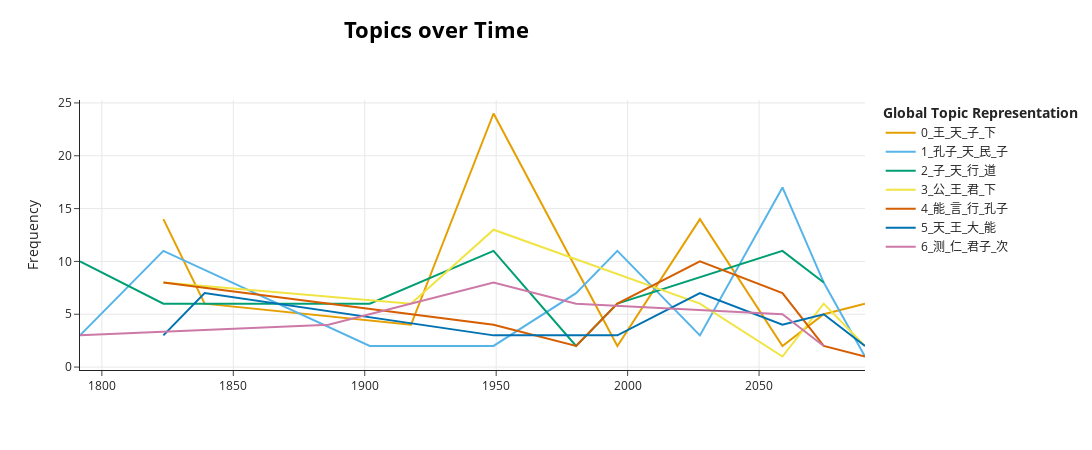

The notebook cell saved with this chart:
### Code cell
# Compute the topics over time with global and evolution tuning
topics_over_time = topic_model.topics_over_time(data_set, timestamp, global_tuning=True, 
                                                evolution_tuning=True, nr_bins=20, datetime_format="%Y")
# Visualize the topics over time for the top 2 topics
topic_model.visualize_topics_over_time(topics_over_time, top_n_topics=7)

### Figure 1 — Plotly figure (JSON) as saved in the notebook; plotly's stock layout.template omitted (floating-point values rounded to 4 significant figures)
{"data": [{"hoverinfo": "text", "hovertext": ["<b>Topic 0</b><br>Words: 天, 下, 子, 道, 知", "<b>Topic 0</b><br>Words: 王, 天, 子, 与, 下", "<b>Topic 0</b><br>Words: 诗, 子, 天, 君, 王", "<b>Topic 0</b><br>Words: 王, 君, 子, 公, 下", "<b>Topic 0</b><br>Words: 孔子, 子, 能, 王, 闻", "<b>Topic 0</b><br>Words: 子, 言, 知, 天, 王", "<b>Topic 0</b><br>Words: 君, 子思, 子, 下, 天", "<b>Topic 0</b><br>Words: 帝, 天, 子, 王, 下", "<b>Topic 0</b><br>Words: 王, 天, 下, 君, 大"], "marker": {"color": "#E69F00"}, "mode": "lines", "name": "0_王_天_子_下", "type": "scatter", "x": [1823.0, 1839.0, 1918.0, 1949, 1996.0, 2028.0, 2059.0, 2075.0, 2090.0], "y": [14, 6, 4, 24, 2, 14, 2, 5, 6]}, {"hoverinfo": "text", "hovertext": ["<b>Topic 1</b><br>Words: 子, 言, 问, 如, 孔子", "<b>Topic 1</b><br>Words: 礼, 孔子, 天, 此, 知", "<b>Topic 1</b><br>Words: 义, 仁, 行, 道, 天", "<b>Topic 1</b><br>Words: 义, 天, 仁, 气, 爱", "<b>Topic 1</b><br>Words: 问, 天, 道, 与, 知", "<b>Topic 1</b><br>Words: 孔子, 此, 问, 民, 礼", "<b>Topic 1</b><br>Words: 毒, 幸, 火, 气, 龙", "<b>Topic 1</b><br>Words: 此, 民, 非, 行, 言", "<b>Topic 1</b><br>Words: 民, 天, 德, 子, 孔子", "<b>Topic 1</b><br>Words: 气, 问, 神, 非, 性"], "marker": {"color": "#56B4E9"}, "mode": "lines", "name": "1_孔子_天_民_子", "type": "scatter", "x": [1792.0, 1823.0, 1902.0, 1949, 1980.0, 1996.0, 2028.0, 2059.0, 2075.0, 2090.0], "y": [3, 11, 2, 2, 7, 11, 3, 17, 8, 1]}, {"hoverinfo": "text", "hovertext": ["<b>Topic 2</b><br>Words: 子, 与, 仁, 如, 吾", "<b>Topic 2</b><br>Words: 礼, 子, 天, 此, 义", "<b>Topic 2</b><br>Words: 道, 天, 行, 德, 治", "<b>Topic 2</b><br>Words: 天, 阳, 地, 阴, 行", "<b>Topic 2</b><br>Words: 问, 天, 圣, 政, 下", "<b>Topic 2</b><br>Words: 孔子, 天, 子, 礼, 民", "<b>Topic 2</b><br>Words: 子, 行, 天, 此, 必", "<b>Topic 2</b><br>Words: 天, 行, 子, 铭, 民"], "marker": {"color": "#009E73"}, "mode": "lines", "name": "2_子_天_行_道", "type": "scatter", "x": [1792.0, 1823.0, 1902.0, 1949, 1980.0, 1996.0, 2059.0, 2075.0], "y": [10, 6, 6, 11, 2, 6, 11, 8]}, {"hoverinfo": "text", "hovertext": ["<b>Topic 3</b><br>Words: 下, 天, 礼, 国, 乐", "<b>Topic 3</b><br>Words: 君, 王, 公, 子, 天", "<b>Topic 3</b><br>Words: 君, 臣, 王, 公, 下", "<b>Topic 3</b><br>Words: 能, 言, 王, 知, 公", "<b>Topic 3</b><br>Words: 氏, 姓, 后, 王, 公", "<b>Topic 3</b><br>Words: 公, 臣, 大, 天, 子", "<b>Topic 3</b><br>Words: 帝, 冠, 后, 太, 公"], "marker": {"color": "#F0E442"}, "mode": "lines", "name": "3_公_王_君_下", "type": "scatter", "x": [1823.0, 1918.0, 1949, 2028.0, 2059.0, 2075.0, 2090.0], "y": [8, 6, 13, 6, 1, 6, 2]}, {"hoverinfo": "text", "hovertext": ["<b>Topic 4</b><br>Words: 君子, 然, 能, 言, 非", "<b>Topic 4</b><br>Words: 君, 吾, 子, 公, 大", "<b>Topic 4</b><br>Words: 问, 三, 天, 一, 生", "<b>Topic 4</b><br>Words: 孔子, 字, 行, 言, 此", "<b>Topic 4</b><br>Words: 能, 生, 善, 文, 命", "<b>Topic 4</b><br>Words: 孔子, 然, 行, 言, 非", "<b>Topic 4</b><br>Words: 行, 言, 君子, 能, 知", "<b>Topic 4</b><br>Words: 臣, 非, 屈, 难, 能"], "marker": {"color": "#D55E00"}, "mode": "lines", "name": "4_能_言_行_孔子", "type": "scatter", "x": [1823.0, 1949, 1980.0, 1996.0, 2028.0, 2059.0, 2075.0, 2090.0], "y": [8, 4, 2, 6, 10, 7, 2, 1]}, {"hoverinfo": "text", "hovertext": ["<b>Topic 5</b><br>Words: 大, 礼, 天, 王, 知", "<b>Topic 5</b><br>Words: 孟子, 王, 天, 与, 民", "<b>Topic 5</b><br>Words: 天, 性, 中, 王, 气", "<b>Topic 5</b><br>Words: 礼, 孔子, 子, 君, 天", "<b>Topic 5</b><br>Words: 能, 文, 生, 王, 圣", "<b>Topic 5</b><br>Words: 王, 民, 天, 此, 大", "<b>Topic 5</b><br>Words: 言, 天, 大, 时, 王", "<b>Topic 5</b><br>Words: 性, 恶, 情, 善, 知"], "marker": {"color": "#0072B2"}, "mode": "lines", "name": "5_天_王_大_能", "type": "scatter", "x": [1823.0, 1839.0, 1949, 1996.0, 2028.0, 2059.0, 2075.0, 2090.0], "y": [3, 7, 3, 3, 7, 4, 5, 2]}, {"hoverinfo": "text", "hovertext": ["<b>Topic 6</b><br>Words: 子, 仁, 君子, 知, 道", "<b>Topic 6</b><br>Words: 同, 相, 仁, 行, 道", "<b>Topic 6</b><br>Words: 仁, 大, 天, 变, 贤", "<b>Topic 6</b><br>Words: 测, 次, 撰, 断, 决", "<b>Topic 6</b><br>Words: 忠, 君, 尽, 德, 仁", "<b>Topic 6</b><br>Words: 仁, 君子, 贵, 富, 道"], "marker": {"color": "#CC79A7"}, "mode": "lines", "name": "6_测_仁_君子_次", "type": "scatter", "x": [1792.0, 1886.0, 1949, 1980.0, 2059.0, 2075.0], "y": [3, 4, 8, 6, 5, 2]}], "layout": {"height": 450, "hoverlabel": {"bgcolor": "white", "font": {"family": "Rockwell", "size": 16}}, "legend": {"title": {"text": "<b>Global Topic Representation"}}, "title": {"font": {"color": "Black", "size": 22}, "text": "<b>Topics over Time</b>", "x": 0.4, "xanchor": "center", "y": 0.95, "yanchor": "top"}, "width": 1250, "xaxis": {"showgrid": true}, "yaxis": {"showgrid": true, "title": {"text": "Frequency"}}}}
